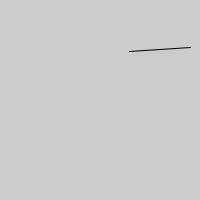
Frame 1 (no input)
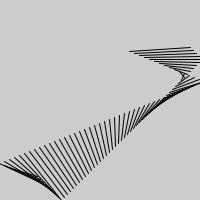
Frame 60 (the mouse pressed at the canvas centre just before this capture)
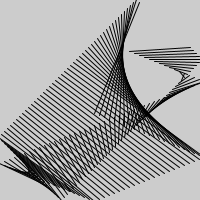
Frame 120 (the mouse held since frame 60 and released just before this capture)

The Processing sketch that drew these frames (run headless with seeded random() and noise(); from frame 60 on, the mouse is pressed at the canvas centre):

// Processing sketch: Part3_4_renshu2
// ── Part3_4_renshu2.pde
float x1;
float y1;
float x2;
float y2;
int modex1, modey1;
int modex2, modey2;

void setup(){
  size(200, 200);
  frameRate(30);
  x1 = random(0, 200);
  y1 = random(0, 200);
  x2 = random(0, 200);
  y2 = random(0, 200);
}

void draw(){
//  background(255, 255, 255);
//  ellipse(x1, y1, 10, 10);
//  ellipse(x2, y2, 10, 10);
  line(x1, y1, x2, y2);
  
  if(modex1==0){
    x1 += 5;
  }else{
    x1 -= 5;
  }
  if(modex2==0){
    x2 += 3;
  }else{
    x2 -= 3;
  }
  
  if(modey1==0){
    y1 += 2;
  }else{
    y1 -= 2;
  }
  if(modey2==0){
    y2 += 3;
  }else{
    y2 -= 3;
  }
  
  if(x1 > 200){
    modex1 = 1;
  }
  if(x2 > 200){
    modex2 = 1;
  }
  if(y1 > 200){
    modey1 = 1;
  }
  if(y2 > 200){
    modey2 = 1;
  }
  
  if(x1 < 0){
    modex1 = 0;
  }
  if(x2 < 0){
    modex2 = 0;
  }
  if(y1 < 0){
    modey1 = 0;
  }
  if(y2 < 0){
    modey2 = 0;
  }
}
